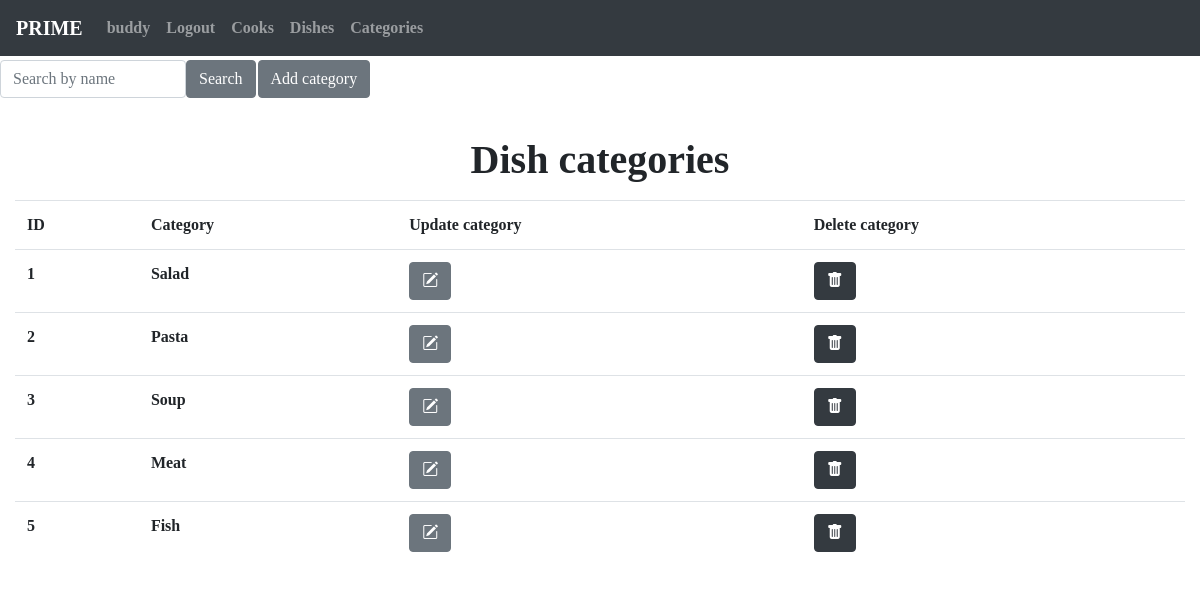
Screenshot of /categories/ (signed in) with the database file from the repository.
### menu/models.py (models this page shows, shortened)
class Cook(AbstractUser):
    years_of_experience = models.IntegerField(null=True)
    def get_absolute_url(self):
        return reverse("menu:cook-detail", kwargs={"pk": self.pk})

class Category(models.Model):
    name = models.CharField(max_length=255, unique=True)
    class Meta:
        verbose_name = "category"
        verbose_name_plural = "categories"

### menu/views.py (the view)
class CategoryListView(LoginRequiredMixin, generic.ListView):
    name = Category
    context_object_name = "category_list"
    template_name = "menu/category_list.html"
    queryset = Category.objects.all()
    paginate_by = 5
    def get_context_data(self, *, object_list=None, **kwargs):
        context = super(CategoryListView, self).get_context_data(**kwargs)
        name = self.request.GET.get("name", "")
        context["search_form"] = CategorySearchForm(initial={
            "name": name
        })
        return context
    def get_queryset(self):
        form = CategorySearchForm(self.request.GET)
        if form.is_valid():
            return self.queryset.filter(
                name__icontains=form.cleaned_data["name"]
            )

### menu/forms.py
class CategorySearchForm(forms.Form):
    name = forms.CharField(
        max_length=255,
        required=False,
        label="",
        widget=forms.TextInput(
            attrs={"placeholder": "Search by name"}
        )
    )

### templates/menu/category_list.html (shortened to what this page needs)
{% extends "base.html" %}
{% load crispy_forms_filters %}
{% block content %}
  <div class="row">
    <div class="col-sm-6 pl-0">
      <form action="" method="get" class="form-inline">
        {{ search_form|crispy }}
        <input type="submit" value="Search" class="btn btn-secondary">
        <a href="{% url 'menu:category-create' %}"
           class="btn btn-secondary link-to-page">
          Add category
        </a>
      </form>
    </div>
  </div>
  <h1 class="py-2 text-center margin font-weight-bolder">
    Dish categories
  </h1>
  {% if category_list %}
    <table class="table table-hover">
      <tr>
        <th>ID</th>
        <th>Category</th>
        <th>Update category</th>
        <th>Delete category</th>
      </tr>
      {% for category in category_list %}
        <tr>
          <td>
              {{ category.id }}
          </td>
          <td>
              {{ category.name }}
          </td>
          <td>
            <a class="btn btn-secondary" href="{% url 'menu:category-update' pk=category.id %}" role="button">
              <i class="bi bi-pencil-square"></i>
            </a>
          </td>
          <td>
            <button type="button" class="btn btn-dark" data-toggle="modal" data-target="#deleteCategory">
              <i class="bi bi-trash-fill"></i>
            </button>
          </td>
        </tr>
      {% endfor %}
    </table>
  {% else %}
      <p>There are no categories.</p>
  {% endif %}
{% endblock %}

### templates/includes/sidebar.html
<nav class="navbar navbar-expand-sm bg-dark navbar-dark">
  <a class="navbar-brand" href="{% url 'menu:index' %}">PRIME</a>
  <ul class="navbar-nav">
    {% if user.is_authenticated %}
      <li class="nav-item">
        <a class="nav-link" href="{{ user.get_absolute_url }}">
          {{ user.get_username }}
        </a>
      </li>
      <li class="nav-item">
        <a class="nav-link" href="{% url 'logout'%}?next={{request.path}}">
          Logout
        </a>
      </li>
    {% else %}
      <li class="nav-item">
        <a class="nav-link" href="{% url 'login'%}?next={{request.path}}">
          Login
        </a>
      </li>
    {% endif %}
    <li class="nav-item">
      <a class="nav-link" href="{% url 'menu:cook-list' %}">
        Cooks
      </a>
    </li>
    <li class="nav-item">
      <a class="nav-link" href="{% url 'menu:dish-list' %}">
        Dishes
      </a>
    </li>
    <li class="nav-item">
      <a class="nav-link" href="{% url 'menu:category-list' %}">
        Categories
      </a>
    </li>
  </ul>
</nav>

### static/css/styles.css (style rules this page uses)
.link-to-page { float: right; margin: 0 2px 0 2px; }
.margin { margin-top: 30px; }

### rows the page displays
Cook: get_username "buddy"
Category: id "1", name "Salad"
Category: id "2", name "Pasta"
Category: id "3", name "Soup"
Category: id "4", name "Meat"
Category: id "5", name "Fish"
